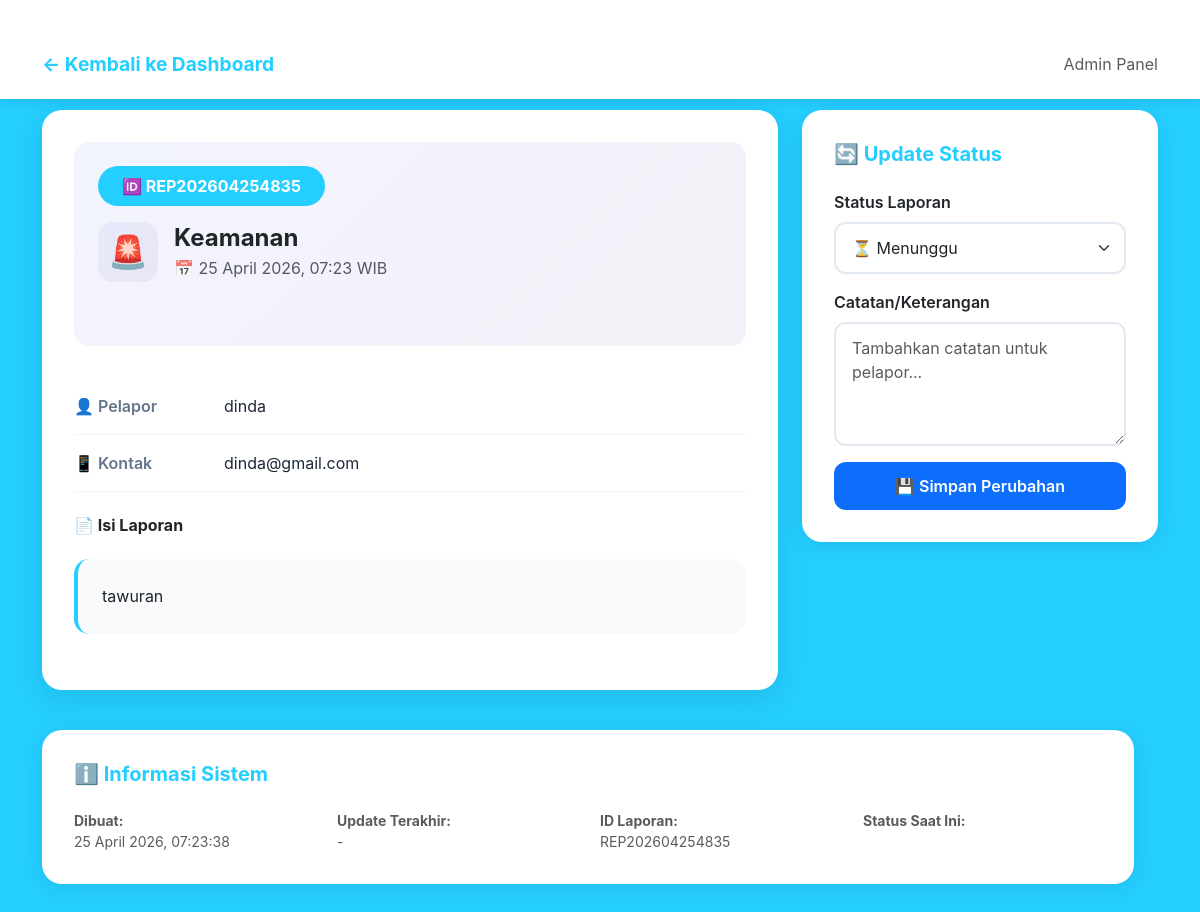
/view.php?report_id=REP202604254835 (signed in), run on the app's committed database.
### tables this page shows
CREATE TABLE `reports` (
  `id` int(11) NOT NULL,
  `report_id` varchar(50) NOT NULL,
  `nama` varchar(100) DEFAULT NULL,
  `kontak` varchar(100) DEFAULT NULL,
  `kategori` varchar(50) DEFAULT NULL,
  `isi` text NOT NULL,
  `foto` varchar(255) DEFAULT NULL,
  `status` enum('menunggu','diproses','selesai','ditolak') DEFAULT 'menunggu',
  `note_admin` text DEFAULT NULL,
  `tanggal` timestamp NOT NULL DEFAULT current_timestamp(),
  `updated_at` timestamp NULL DEFAULT NULL ON UPDATE current_timestamp(),
  `is_anonim` tinyint(1) DEFAULT 0,
  `user_id` int(11) DEFAULT NULL
);

### util.php (called while the page is built, shortened)
<?php
function esc($s) { return htmlspecialchars($s ?? '', ENT_QUOTES | ENT_SUBSTITUTE, 'UTF-8'); }
?>

### view.php (the view, shortened to what this page needs)
<?php
require_once __DIR__ . '/../config/koneksi.php';
require_once __DIR__ . '/../helpers/util.php';
$report_id = $_GET['report_id'] ?? '';
$stmt = $conn->prepare('SELECT * FROM reports WHERE report_id = ? LIMIT 1');
$stmt->bind_param('s',$report_id);
$stmt->execute();
$res=$stmt->get_result();
$row = $res->fetch_assoc();
?>
<!DOCTYPE html>
<html lang="id">
<head>
  <link href="https://cdn.jsdelivr.net/npm/bootstrap@5.3.2/dist/css/bootstrap.min.css" rel="stylesheet">
  <link href="admin_styles.css" rel="stylesheet">
</head>
<body>
<nav class="admin-navbar">
  <div class="container">
    <div class="d-flex justify-content-between align-items-center">
      <div>
        <a href="dashboard.php" class="text-decoration-none" style="color: var(--primary); font-weight: 700; font-size: 1.2rem;">
          ← Kembali ke Dashboard
        </a>
      </div>
      <div>
        <span class="text-muted">Admin Panel</span>
      </div>
    </div>
  </div>
</nav>
<div class="container pb-5">
  <div class="row">
    <div class="col-lg-8">
      <div class="main-card">
        <div class="report-header">
          <div class="report-id-badge">
            🆔 <?php echo esc($row['report_id']); ?>
          </div>
          <div class="d-flex align-items-center mb-3">
            <div class="category-icon">
              <?php
                $icons = [
                  'Infrastruktur' => '🏗️',
                  'Kesehatan' => '🏥',
                  'Keamanan' => '🚨',
                  'Pendidikan' => '📚',
                  'Lingkungan' => '🌳',
                  'Lainnya' => '📌'
                ];
                echo $icons[$row['kategori']] ?? '📋';
              ?>
            </div>
            <div>
              <h4 class="mb-1 fw-bold"><?php echo esc($row['kategori'] ?: 'Tidak Berkategori'); ?></h4>
              <p class="text-muted mb-0">
                📅 <?php echo date('d F Y, H:i', strtotime($row['tanggal'] ?? $row['created_at'])); ?> WIB
              </p>
            </div>
          </div>
          <div>
            <span class="status-badge status-<?php echo str_replace(' ', '', esc($row['status'])); ?>">
            </span>
          </div>
        </div>
        <div class="info-row">
          <div class="info-label">👤 Pelapor</div>
          <div class="info-value"><?php echo esc($row['nama'] ?: 'Anonim'); ?></div>
        </div>
        <div class="info-row">
          <div class="info-label">📱 Kontak</div>
          <div class="info-value"><?php echo esc($row['kontak'] ?: '-'); ?></div>
        </div>
        <h6 class="mt-4 mb-3 fw-bold">📄 Isi Laporan</h6>
        <div class="report-content">
          <?php echo nl2br(esc($row['isi'])); ?>
        </div>
      </div>
    </div>
    <div class="col-lg-4">
      <div class="form-card">
        <h5>🔄 Update Status</h5>
        <form method="POST" action="update_status.php">
          <div class="mb-3">
            <label class="form-label fw-semibold">Status Laporan</label>
            <select name="status" class="form-select" required>
              <option value="menunggu" <?php if($row['status']=='menunggu') echo 'selected'; ?>>
                ⏳ Menunggu
              </option>
            </select>
          </div>
          <div class="mb-3">
            <label class="form-label fw-semibold">Catatan/Keterangan</label>
            <textarea name="note" class="form-control" rows="4"
                      placeholder="Tambahkan catatan untuk pelapor..."><?php echo esc($row['note_admin'] ?? ''); ?></textarea>
          </div>
          <button type="submit" class="btn btn-primary btn-action w-100">
            💾 Simpan Perubahan
          </button>
        </form>
      </div>
  </div>
  <div class="row mt-3">
    <div class="col-12">
      <div class="form-card">
        <h5>ℹ️ Informasi Sistem</h5>
        <div class="row">
          <div class="col-md-3">
            <div class="small text-muted">
              <p class="mb-0">
                <strong>Dibuat:</strong><br>
                <?php echo date('d F Y, H:i:s', strtotime($row['tanggal'] ?? $row['created_at'])); ?>
              </p>
            </div>
          </div>
          <div class="col-md-3">
            <div class="small text-muted">
              <p class="mb-0">
                <strong>Update Terakhir:</strong><br>
                <?php echo isset($row['updated_at']) ? date('d F Y, H:i:s', strtotime($row['updated_at'])) : '-'; ?>
              </p>
            </div>
          </div>
          <div class="col-md-3">
            <div class="small text-muted">
              <p class="mb-0">
                <strong>ID Laporan:</strong><br>
                <?php echo esc($row['report_id']); ?>
              </p>
            </div>
          </div>
          <div class="col-md-3">
            <div class="small text-muted">
              <p class="mb-0">
                <strong>Status Saat Ini:</strong><br>
              </p>
            </div>
          </div>
        </div>
      </div>
    </div>
  </div>
</div>
</body>
</html>

### admin_styles.css (style rules this page uses)
:root { --primary: #24ceff; --secondary: #24ceff; --success: #10b981; --warning: #f59e0b; --danger: #ef4444; --info: #3b82f6; }
body { background: linear-gradient(135deg, var(--primary), var(--secondary)); min-height: 100vh; font-family: -apple-system, BlinkMacSystemFont, "Segoe UI", Roboto, sans-serif; }
.admin-navbar { background: rgba(255, 255, 255, 0.95); backdrop-filter: blur(10px); box-shadow: 0 4px 20px rgba(0, 0, 0, 0.1); padding: 1rem 0; margin-bottom: 2rem; }
.status-badge { padding: 0.4rem 1rem; border-radius: 20px; font-weight: 600; font-size: 0.85rem; display: inline-block; }
.btn-action { border-radius: 10px; padding: 0.5rem 1.2rem; font-weight: 600; transition: all 0.3s ease; border: 2px solid; }
.main-card { background: white; border-radius: 20px; padding: 2rem; box-shadow: 0 8px 30px rgba(0, 0, 0, 0.1); margin-bottom: 1.5rem; }
.report-header { padding: 1.5rem; background: linear-gradient(135deg, #667eea15, #764ba215); border-radius: 15px; margin-bottom: 2rem; }
.report-id-badge { background: linear-gradient(135deg, var(--primary), var(--secondary)); color: white; padding: 0.5rem 1.5rem; border-radius: 20px; font-weight: 700; display: inline-block; margin-bottom: 1rem; }
.status-badge { padding: 0.5rem 1.2rem; border-radius: 20px; font-weight: 600; font-size: 0.95rem; display: inline-block; }
.info-row { display: flex; padding: 1rem 0; border-bottom: 1px solid #f1f5f9; }
.info-label { font-weight: 600; color: #64748b; width: 150px; flex-shrink: 0; }
.info-value { flex: 1; color: #1e293b; }
.report-content { background: #f8fafc; padding: 1.5rem; border-radius: 15px; border-left: 4px solid var(--primary); margin: 1.5rem 0; line-height: 1.7; }
.form-card { background: white; border-radius: 20px; padding: 2rem; box-shadow: 0 4px 20px rgba(0, 0, 0, 0.08); margin-bottom: 1.5rem; }
.form-card h5 { display: flex; align-items: center; gap: 0.5rem; margin-bottom: 1.5rem; color: var(--primary); font-weight: 700; }
.form-control, .form-select { border: 2px solid #e2e8f0; border-radius: 12px; padding: 0.75rem 1rem; transition: all 0.3s ease; }
.btn-action { border-radius: 12px; padding: 0.75rem 1.5rem; font-weight: 600; transition: all 0.3s ease; border: none; }
.category-icon { width: 60px; height: 60px; border-radius: 15px; display: flex; align-items: center; justify-content: center; font-size: 2rem; background: linear-gradient(135deg, #667eea15, #764ba215); margin-right: 1rem; }
.admin-navbar { position: fixed; top: 0; left: 0; right: 0; z-index: 1000; }

### view.php (style rules this page uses)
body { padding-top: 80px; }
.admin-navbar { position: fixed; top: 0; left: 0; right: 0; z-index: 1000; background: white; box-shadow: 0 2px 10px rgba(0,0,0,0.1); padding: 20px 0; }
.container { margin-top: 30px; }

### data on the page
reports: report "REP202604254835", kategori "🚨", kategori "Keamanan", tanggal "25 April 2026, 07:23", nama "dinda", kontak "dinda@gmail.com", isi "tawuran", tanggal "25 April 2026, 07:23:38"
